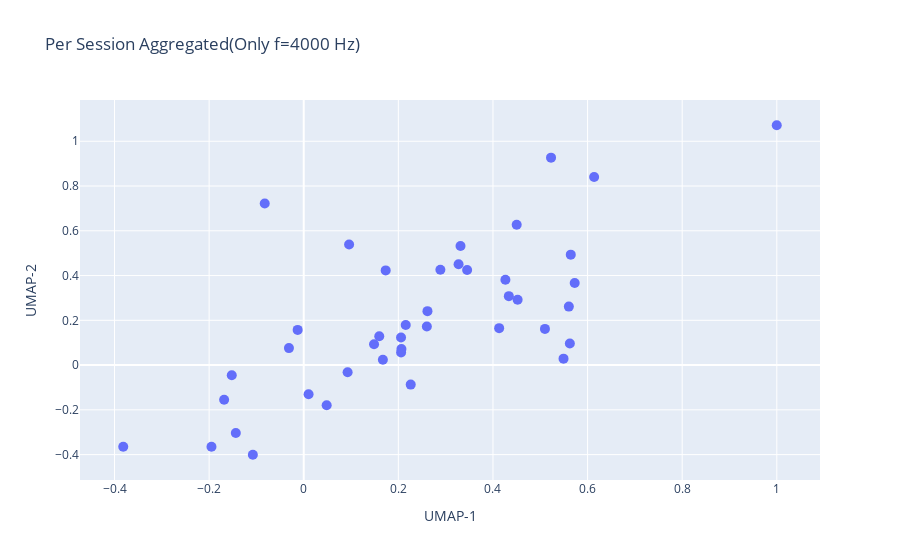

The notebook cell this image was saved under:
### Code cell
from lib.open_set.aggregate import aggregate_by_session_per_freq
freq = 2

emb_train_ses, y_train_ses, train_grp = aggregate_by_session_per_freq(train[0], train[1], train[2], train_freq, freq)        
emb_val_ses, y_val_ses, val_grp = aggregate_by_session_per_freq(val[0], val[1], val[2], val_freq, freq)
emb_test_ses, y_test_ses, test_grp = aggregate_by_session_per_freq(test[0], test[1], test[2], test_freq, freq)
emb_imp_ses, y_imp_ses, imp_grp = aggregate_by_session_per_freq(imp[0], imp[1], imp[2], imp_freq, freq)

group = []
for i, j in zip(y_train_ses, train_grp):
    if int(i) < 10:
        group.append(f"user_0{i}_session_{j}")
    else:
        group.append(f"user_{i}_session_{j}")
train_grp = np.array(group)

group = []
for i, j in zip(y_val_ses, val_grp):
    if int(i) < 10:
        group.append(f"user_0{i}_session_{j}")
    else:
        group.append(f"user_{i}_session_{j}")
val_grp = np.array(group)

group = []
for i, j in zip(y_test_ses, test_grp):
    if int(i) < 10:
        group.append(f"user_0{i}_session_{j}")
    else:
        group.append(f"user_{i}_session_{j}")
test_grp = np.array(group)

group = []
for i, j in zip(y_imp_ses, imp_grp):
    if int(i) < 10:
        group.append(f"user_0{i}_session_{j}")
    else:
        group.append(f"user_{i}_session_{j}")
imp_grp = np.array(group)

all_emb = torch.cat([emb_train_ses, emb_val_ses, emb_test_ses, emb_imp_ses], dim = 0)
all_users = np.concatenate([y_train_ses, y_val_ses, y_test_ses, y_imp_ses],axis = 0)
all_sessions = np.concatenate([train_grp, val_grp, test_grp, imp_grp], axis = 0)

import umap

umap_model = umap.UMAP(
    n_neighbors = 15,
    min_dist = 0.1,
    n_components = 2,
    metric = "cosine",   
    random_state = 19
)

umap_model.fit_transform(emb_train_ses)
emb_u = umap_model.transform(all_emb)

import matplotlib.pyplot as plt
import plotly.graph_objects as go

fig = go.Figure(
    data = go.Scatter(
        x = all_emb[:, 0], 
        y = all_emb[:, 1],
        mode = "markers",
        marker = dict(size = 10),
        text = all_sessions,         
        hoverinfo = "text"
    )
)

fig.update_layout(
    title = "Per Session Aggregated(Only f=4000 Hz)",
    xaxis_title = "UMAP-1",
    yaxis_title = "UMAP-2",
)

fig.show()

### Figure 1 — Plotly figure (JSON) as saved in the notebook; plotly's stock layout.template omitted (floating-point values rounded to 4 significant figures)
{"data": [{"hoverinfo": "text", "marker": {"size": 10}, "mode": "markers", "text": ["user_18_session_3", "user_18_session_2", "user_08_session_6", "user_08_session_2", "user_11_session_2", "user_11_session_3", "user_12_session_2", "user_12_session_3", "user_14_session_1", "user_03_session_1", "user_07_session_1", "user_07_session_3", "user_14_session_2", "user_03_session_2", "user_08_session_1", "user_18_session_4", "user_11_session_4", "user_12_session_1", "user_03_session_3", "user_14_session_3", "user_07_session_2", "user_08_session_4", "user_18_session_1", "user_11_session_1", "user_12_session_4", "user_14_session_4", "user_03_session_4", "user_07_session_4", "user_08_session_5", "user_08_session_3", "user_02_session_1", "user_15_session_1", "user_02_session_2", "user_15_session_2", "user_05_session_2", "user_05_session_1", "user_13_session_2", "user_04_session_2", "user_13_session_1", "user_04_session_1", "user_10_session_1", "user_10_session_2"], "type": "scatter", "x": [-0.1951, 0.04849, 0.2057, 0.5604, 0.1486, 0.2065, 0.2261, 0.1732, 0.4336, 0.09588, 0.3314, 0.2602, 0.5645, -0.03131, 0.2058, -0.3815, 0.2156, -0.1436, 0.4501, 0.6138, 0.2888, -0.08244, 0.4131, 0.09273, -0.1683, 0.9999, 0.3273, 0.4263, 0.1673, 0.5625, 0.3454, 0.5099, -0.01286, 0.2615, 0.5492, 0.5228, 0.5728, 0.4521, 0.01022, -0.1521, 0.1597, -0.1076], "y": [-0.3653, -0.1796, 0.1231, 0.2613, 0.09313, 0.0718, -0.08719, 0.4231, 0.308, 0.5387, 0.5319, 0.1727, 0.4934, 0.07588, 0.0565, -0.3652, 0.1795, -0.3033, 0.627, 0.8406, 0.4258, 0.7221, 0.165, -0.03189, -0.1547, 1.072, 0.4503, 0.381, 0.02381, 0.09658, 0.4247, 0.1617, 0.1572, 0.241, 0.02874, 0.9268, 0.3666, 0.2917, -0.1302, -0.04548, 0.1287, -0.4007]}], "layout": {"title": {"text": "Per Session Aggregated(Only f=4000 Hz)"}, "xaxis": {"title": {"text": "UMAP-1"}}, "yaxis": {"title": {"text": "UMAP-2"}}}}
